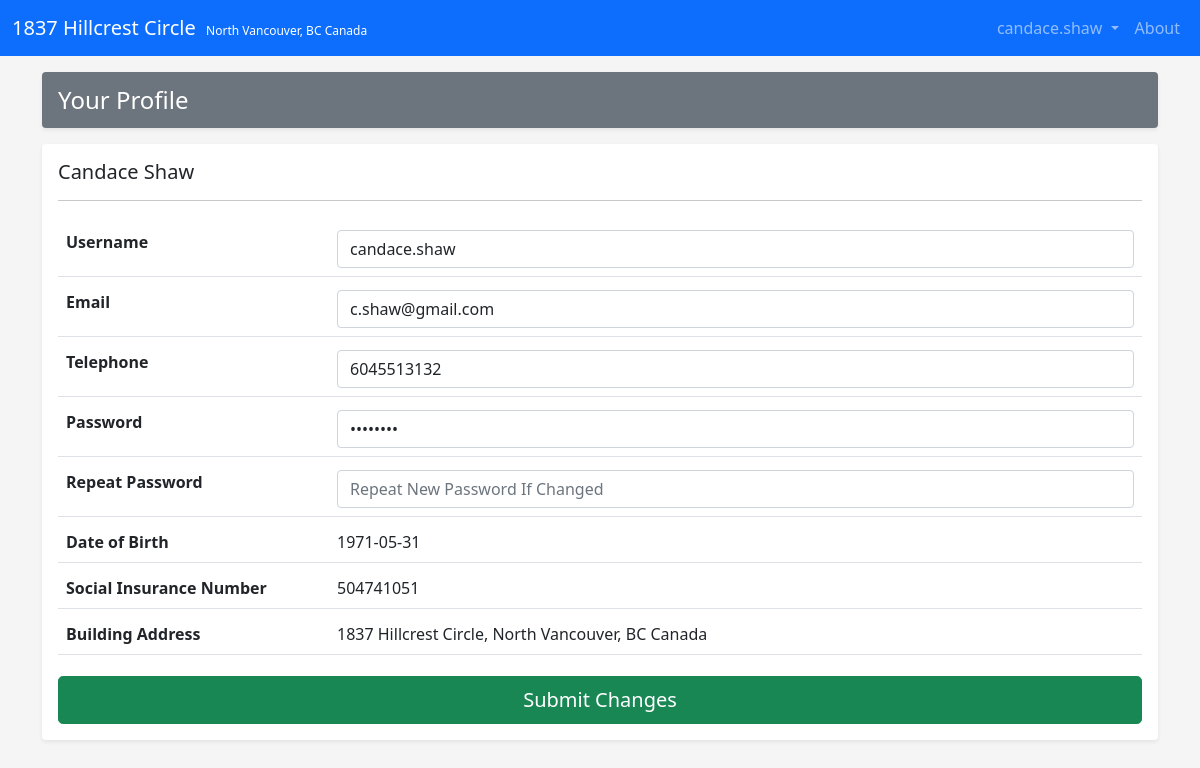
Page /views/profile.php (signed in) on the committed database.
### tables this page shows
CREATE TABLE ApartmentBuilding_Address(
    Address CHAR(50) PRIMARY KEY,
    City CHAR(50),
    Province CHAR(2),
    Country CHAR(50),
    FOREIGN KEY (Address) REFERENCES ApartmentBuilding(Address)
);

CREATE TABLE Landlord(
    SIN INTEGER PRIMARY KEY,
    FirstName CHAR(30),
    LastName CHAR(30),
    DateOfBirth DATE,
    CONSTRAINT unique_landlord UNIQUE(FirstName, LastName)
);

CREATE TABLE Landlord_Account(
    FirstName CHAR(30),
    LastName CHAR(30),
    Email CHAR(50),
    TelephoneNumber TEXT,
    AccountUsername CHAR(60) NOT NULL UNIQUE,
    PRIMARY KEY(FirstName, LastName),
    FOREIGN KEY(FirstName, LastName) REFERENCES Landlord(FirstName, LastName) ON DELETE CASCADE ON UPDATE CASCADE,
    FOREIGN KEY(AccountUsername) REFERENCES Account(Username) ON UPDATE CASCADE
);

CREATE TABLE Account(
       Username CHAR(30) PRIMARY KEY,
       Password CHAR(30),
       Email CHAR(30)
);

### controllers/landlord.inc.php (called while the page is built, shortened)
<?php
    function getLandlordInfo($conn, $username) {
        $sql_get_landlordInfo = "SELECT la.FirstName, la.LastName, la.Email, la.TelephoneNumber, l.DateOfBirth, l.SIN, ab.Address FROM Landlord l, Landlord_Account la, ApartmentBuilding ab, ApartmentBuilding_Address aba WHERE l.FirstName=la.FirstName AND l.LastName=la.LastName AND la.AccountUsername='$username' AND ab.LandlordSIN=l.SIN AND ab.Address=aba.Address";
        $result_landlordInfo = $conn->query($sql_get_landlordInfo);
        $row_landlordInfo = mysqli_fetch_assoc($result_landlordInfo);
        $landlordInfo = [
            'FirstName' => $row_landlordInfo['FirstName'],
            'LastName' => $row_landlordInfo['LastName'],
            'Email' => $row_landlordInfo['Email'],
            'TelephoneNumber' => $row_landlordInfo['TelephoneNumber'],
            'DateOfBirth' => $row_landlordInfo['DateOfBirth'],
            'SIN' => $row_landlordInfo['SIN'],
            'Address' => $row_landlordInfo['Address']
        ];
        return $landlordInfo;
    }
    function getLandlordSIN($conn, $username) {
        $sql_get_landlordSIN = "SELECT l.SIN FROM Landlord l, Landlord_Account la WHERE AccountUsername='$username' AND l.FirstName=la.FirstName AND l.LastName=la.LastName";
        $result_landlordSIN = $conn->query($sql_get_landlordSIN);
        $landlordSIN = mysqli_fetch_assoc($result_landlordSIN)['SIN'];
        return $landlordSIN;
    }

### controllers/editProfile.inc.php (called while the page is built, shortened)
<?php
require_once 'navbar.inc.php';
function getPassword($conn, $username)
{
    $sql = "SELECT Password FROM account WHERE Username = '$username'";
    $result = $conn->query($sql);
    $row = mysqli_fetch_assoc($result);
    return $row['Password'];
}

### controllers/tenant.inc.php (called while the page is built, shortened)
<?php
    function getFullAddress($conn, $address) {
        $sql_get_fullAddress = "SELECT ab.Address, ab.City, ab.Province, ab.Country FROM ApartmentBuilding_Address ab WHERE ab.Address='$address'";
        $result_fullAddress = $conn->query($sql_get_fullAddress);
        $row_fullAddress = mysqli_fetch_assoc($result_fullAddress);
        $fullAddress = [
            'Address' => $row_fullAddress['Address'],
            'City' => $row_fullAddress['City'],
            'Province' => $row_fullAddress['Province'],
            'Country' => $row_fullAddress['Country']
        ];
        return $fullAddress;
    }

### views/profile.php (the view, shortened to what this page needs)
<?php
include '../views/templates/header.php';
include '../views/templates/navbar.php';
include '../controllers/landlord.inc.php';
include '../controllers/tenant.inc.php';
include '../controllers/editProfile.inc.php';
$userType = checkUserType($GLOBALS['conn'], $_SESSION['username']);
$currUsername = $_SESSION['username'];
$userPassword = getPassword($GLOBALS['conn'], $_SESSION['username']);
$tenantInfo = $landlordInfo = $tenantSIN = $landlordSIN = null;
$tenantFnLn = $landlordFnLn = null;
$tenantApartmentInfo = $fullAddress = null;
if ($userType === "tenant") {
    $tenantSIN = getTenantSIN($GLOBALS['conn'], $_SESSION['username']);
    $tenantInfo = getTenantInfo($GLOBALS['conn'], $_SESSION['username']);
    $tenantFnLn = $tenantInfo['FirstName'] . " " . $tenantInfo['LastName'];
    $tenantApartmentInfo = getTenantApartmentInfo($GLOBALS['conn'], $_SESSION['username']);
    $fullAddress = getFullAddress($GLOBALS['conn'], $tenantApartmentInfo['Address']);
} else if ($userType === "landlord") {
    $landlordSIN = getLandlordSIN($GLOBALS['conn'], $_SESSION['username']);
    $landlordInfo = getLandlordInfo($GLOBALS['conn'], $_SESSION['username']);
    $landlordFnLn = $landlordInfo['FirstName'] . " " . $landlordInfo['LastName'];
    $fullAddress = getFullAddress($GLOBALS['conn'], $landlordInfo['Address']);
}
?>
<main class="container pb-3">
    <div class="d-flex p-3 my-3 text-white bg-secondary rounded shadow-sm">
        <div class="lh-1">
            <h4 class="mb-0 text-white lh-1">Your Profile</h4>
        </div>
    </div>
    <div class="my-3 p-3 bg-body rounded shadow-sm" style="text-align: initial">
        <div>
            <h5>
                <?php echo ($userType === "tenant" ? $tenantFnLn : $landlordFnLn) ?>
            </h5>
        </div>
        <hr />
        <form method="POST" action="../controllers/formHandler.inc.php" id="editProfileForm">
            <table class="table profileTables">
                <tbody>
                    <tr>
                        <th class="col-3" scope="row">Username</th>
                        <td><input type="text" name="newUsername" class="form-control" id="floatingInput" placeholder="New Username" value="<?php echo $currUsername; ?>" required></td>
                    </tr>
                    <tr>
                        <th class="col-3" scope="row">Email</th>
                        <td><input type="text" name="newEmail" class="form-control" id="floatingInput" placeholder="New Email" value="<?php echo ($userType === "tenant") ? $tenantInfo['Email'] : $landlordInfo['Email']; ?>" required></td>
                    </tr>
                    <tr>
                        <th class="col-3" scope="row">Telephone</th>
                        <td><input type="text" name="newTelephone" class="form-control" id="floatingInput" placeholder="New Telephone" value="<?php echo ($userType === "tenant") ? $tenantInfo['TelephoneNum'] : $landlordInfo['TelephoneNumber']; ?>" required></td>
                    </tr>
                    <tr>
                        <th class="col-3" scope="row">Password</th>
                        <td><input type="password" name="newPassword" class="form-control" id="floatingPass" placeholder="New Password" value="<?php echo $userPassword; ?>" required></td>
                    </tr>
                    <tr>
                        <th class="col-3" scope="row">Repeat Password</th>
                        <td><input type="password" name="newPasswordRpt" class="form-control" id="floatingPassRpt" placeholder="Repeat New Password If Changed"></td>
                    </tr>
                    <tr class="pb-5">
                        <th class="col-3" scope="row">Date of Birth</th>
                        <td class="col-9"><?php echo ($userType === "tenant") ? $tenantInfo['DateOfBirth'] : $landlordInfo['DateOfBirth']; ?></td>
                    </tr>
                    <tr>
                        <th class="col-3" scope="row">Social Insurance Number</th>
                        <td class="col-9"><?php echo ($userType === "tenant") ? $tenantSIN : $landlordSIN; ?></td>
                    </tr>
                    <?php
                    if ($userType === "landlord") {
                        echo "<tr>
                                    <th class='col-3' scope='row'>Building Address</th>
                                    <td class='col-9'>
                                        {$fullAddress['Address']}, {$fullAddress['City']}, {$fullAddress['Province']} {$fullAddress['Country']}
                                    </td>
                                </tr>";
                    }
                    ?>
                </tbody>
            </table>
            <button class="register-btn w-100 btn btn-lg btn-success" type="submit" id="editProfileSubmit" name="editProfileSubmit" value="Submit" form="editProfileForm">Submit Changes</button>
        </form>
    </div>
</main>
<link href="../css/application.css" rel="stylesheet">
<?php include('../views/templates/footer.php'); ?>

### controllers/navbar.inc.php (shortened to what this page needs)
<?php
    function checkUserType($conn, $username) {
        $sql_check_tenant = 'SELECT username FROM Account a JOIN Tenant_Account ta WHERE a.username="'.$username.'" AND a.username=ta.AccountUsername';
        $sql_check_landlord = 'SELECT username FROM Account a JOIN Landlord_Account la WHERE a.username="'.$username.'" AND a.username=la.AccountUsername';
        $result_check_tenant = $conn->query($sql_check_tenant);
        $result_check_landlord = $conn->query($sql_check_landlord);
        if (mysqli_fetch_assoc($result_check_tenant)) {
            $userType = "tenant";
        } else if (mysqli_fetch_assoc($result_check_landlord)) {
            $userType = "landlord";
        } else {
            $userType = "guest";
        }
        return $userType;
    }
    function setNavbarView($conn, $username, $userType) {
        if ($userType === "tenant") {
            $sql_tenant = 'SELECT aps.RoomID, aps.FloorNo, aba.Address, aba.City FROM Tenant_Account ta JOIN ApartmentSpace aps';
            $sql_tenant .= ' JOIN ApartmentBuilding ab JOIN ApartmentBuilding_Address aba';
            $sql_tenant .= ' WHERE ta.AccountUsername="'.$username.'"';
            $sql_tenant .= ' AND ta.ApartmentRoomID=aps.RoomID AND aps.BuildingID=ab.BuildingID AND ab.Address=aba.Address';
            $result_tenant = $conn->query($sql_tenant);
            if ($row_tenant = mysqli_fetch_assoc($result_tenant)) {
                echo '<a class="navbar-brand" href="tenantHomepage.php">
                                Room '.$row_tenant['RoomID'].', '.
                    'Floor '.$row_tenant['FloorNo'].
                    ' &nbsp;<small style="font-size:0.6em;">'.
                    $row_tenant['Address'].', '.$row_tenant['City'].
                    '</small></a>';
            }
            mysqli_free_result($result_tenant);
        } else if ($userType === "landlord") {
            $sql_landlord = 'SELECT aba.Address, aba.City, aba.Province, aba.Country FROM ApartmentBuilding ab JOIN ApartmentBuilding_Address aba';
            $sql_landlord .= ' WHERE ab.LandlordSIN=(SELECT SIN FROM Landlord l2, Landlord_Account la';
            $sql_landlord .= ' WHERE la.AccountUsername="'.$username.'" AND l2.FirstName=la.FirstName AND l2.LastName=la.LastName)';
            $sql_landlord .= ' AND ab.Address=aba.Address';
            $result_landlord = $conn->query($sql_landlord);
            if ($row_landlord = mysqli_fetch_assoc($result_landlord)) {
                echo '<a class="navbar-brand" href="landlordHomepage.php">'
                    .$row_landlord['Address']
                    .' &nbsp;<small style="font-size:0.6em;">'
                    .$row_landlord['City'].', '
                    .$row_landlord['Province'].' '
                    .$row_landlord['Country'].
                    '</small></a>';
            }
        } else {
            echo '<a class="navbar-brand" href="landlordHomepage.php">GUEST</a>';
        }
    }

### css/application.css (style rules this page uses)
html, body { height: 100%; }
body { background-color: #f5f5f5; }
.profileTables { border-collapse: separate; border-spacing: 0 5px; }

### rows in the picture
apartmentbuilding_address: Address "1837 Hillcrest Circle", City "North Vancouver", Province "BC", Country "Canada"
landlord: landlord_account.FirstName+LastName "Candace Shaw", newEmail "c.shaw@gmail.com", newTelephone "6045513132", DateOfBirth "1971-05-31", SIN "504741051"

### other values in the picture
$_SESSION['username'] "candace.shaw"
